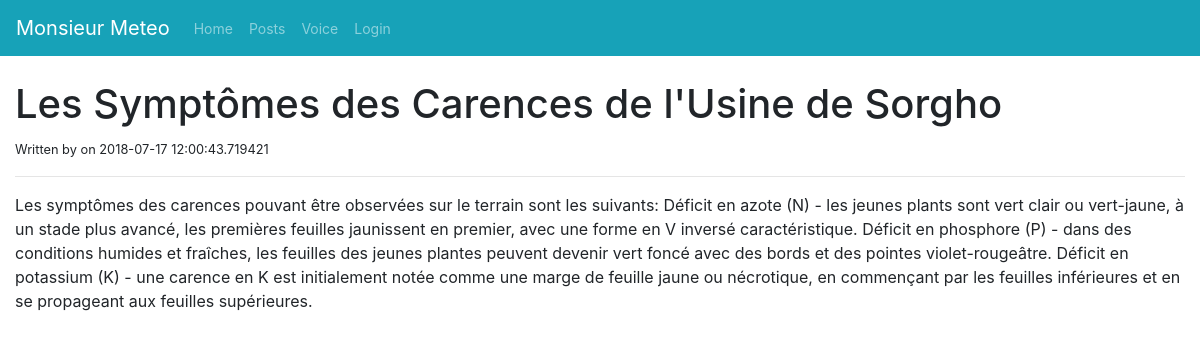
The app's page /post/1/ with its own data.
### app.py (models this page shows)
class Posts(db.Model):
    id =db.Column(db.Integer, primary_key=True)
    title = db.Column(db.String(100), nullable=False)
    body = db.Column(db.Text, nullable=False)
    create_date = db.Column(db.DateTime, nullable=False)

### app.py (the view)
@app.route('/post/<string:id>/')
def post(id):
    post = Posts.query.filter_by(id=id).one()
    return render_template('post.html', post=post)

### templates/post.html
{% extends 'layout.html' %}
{% block body %}
<div class="container-fluid">
  <h1>{{post.title}}</h1>
  <small>Written by {{post.author}} on {{post.create_date}}</small>
  <hr>
  <div>{{post.body}}</div>
</div>
{% endblock %}

### records on screen
Posts: title "Les Symptômes des Carences de l'Usine de Sorgho", create_date "2018-07-17 12:00:43.719421", body "Les symptômes des carences pouvant être observées sur le terrain sont les suivants: Déficit en azote (N) - les jeunes plants sont vert clair ou vert-jaune, à un stade plus avancé, les premières feuilles jaunissent en premier, avec une forme en V inversé caractéristique. Déficit en phosphore (P) - dans des conditions humides et fraîches, les feuilles des jeunes plantes peuvent devenir vert foncé avec des bords et des pointes violet-rougeâtre. Déficit en potassium (K) - une carence en K est initialement notée comme une marge de feuille jaune ou nécrotique, en commençant par les feuilles inférieures et en se propageant aux feuilles supérieures."
